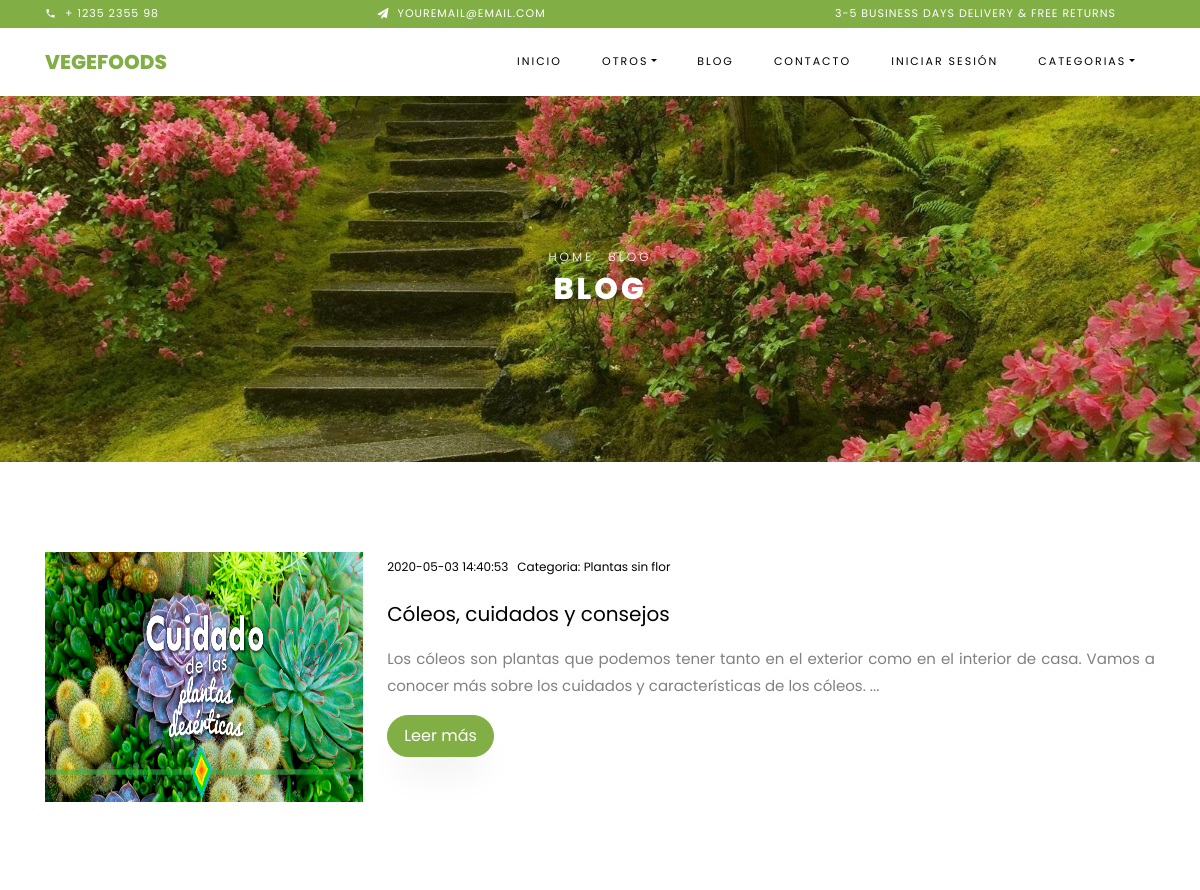
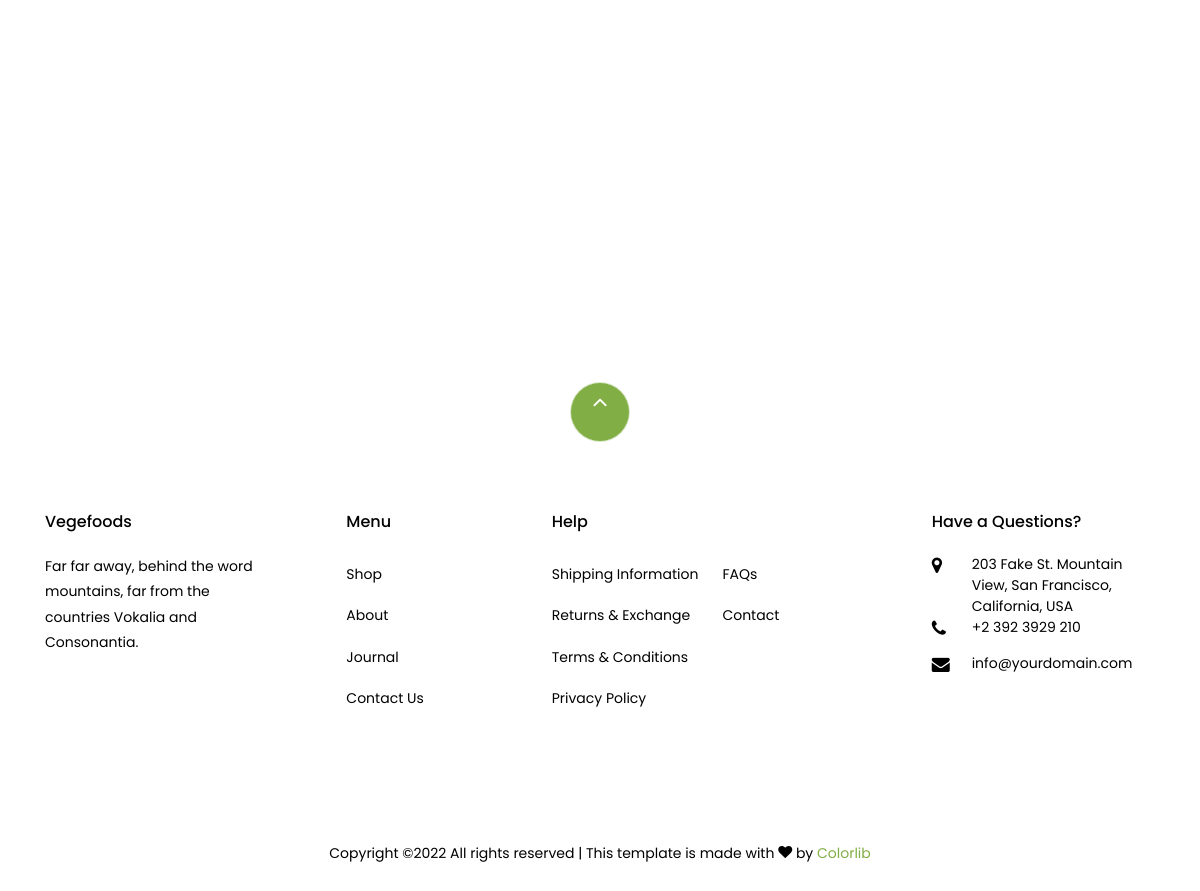
Screenshot of /blog.php with the database file from the repository (2 pictures, top to bottom).
### tables this page shows
CREATE TABLE `video` (
  `IDVideo` int(11) NOT NULL,
  `IDcategoria` int(11) NOT NULL,
  `Titulo` varchar(100) NOT NULL,
  `Descripcion` text NOT NULL,
  `url` varchar(250) NOT NULL,
  `FechaPublicado` datetime NOT NULL DEFAULT current_timestamp(),
  `img` varchar(100) NOT NULL DEFAULT 'image_1.jpg'
);

CREATE TABLE `categoria` (
  `IDcategoria` int(11) NOT NULL,
  `Nombre` varchar(100) NOT NULL,
  `Descripcion` text NOT NULL
);

### templates/head.php (called while the page is built, shortened)
<?php include 'main/mainModel.php';
	  include 'main/libreria.php';
	$obj = new mainModel();
?>

### main/mainModel.php (called while the page is built, shortened)
<?php
  class mainModel
  {
  	public function conectar()
  	{
  		try {
  			$con = new PDO(SGBD,Usuario,Pass);
  		} catch (PDOException $e) {
  			echo 'Falló la conexión: ' . $e->getMessage();
  		}
  		return $con;
  	}
  		public function ejecutar_consulta_simple($consulta)
		{
			try {
				$respuesta = mainModel::conectar()->prepare($consulta);
				$respuesta-> execute();
				return $respuesta;
			}
			catch  (PDOException $e) {
				echo 'Falló la conexión: ' . $e->getMessage();
			}
		}
  }
 ?>

### blog.php (the view, shortened to what this page needs)
<?php
include 'templates/head.php';?>
<?php include 'templates/MenuHorizontal.php'; ?>
    <div class="hero-wrap hero-bread" style="background-image: url('images/bg_1.jpg');">
      <div class="container">
        <div class="row no-gutters slider-text align-items-center justify-content-center">
          <div class="col-md-9 ftco-animate text-center">
          	<p class="breadcrumbs"><span class="mr-2"><a href="index.php">Home</a></span> <span>Blog</span></p>
            <h1 class="mb-0 bread">Blog</h1>
          </div>
        </div>
      </div>
    </div>
    <section class="ftco-section ftco-degree-bg">
      <div class="container">
        <div class="row">
          <div class="col-lg-12 ftco-animate">
			<div class="row">
 <?php
 	 $sql2 = "SELECT `IDVideo` , C.Nombre AS Categoria , `Titulo` ,V.`Descripcion` , `url` , `FechaPublicado` , img FROM video V INNER JOIN categoria C ON V.IDcategoria = C.IDcategoria ";
     $stmt2 = $obj->ejecutar_consulta_simple($sql2);
     	 while ($item2=$stmt2->fetch()){
            echo "<div class='col-md-12 d-flex ftco-animate'>
		            <div class='blog-entry align-self-stretch d-md-flex'>
		            <img src='Dashboard/img/".$item2['img']."' class='block-20'>
		              </a>
		              <div class='text d-block pl-md-4'>
		              	<div class='meta mb-3'>
		                  <div><a href='#'>".$item2['FechaPublicado']."</a></div>
		                  <div><a href='#'>Categoria: ".$item2['Categoria']."</a></div>
		                </div>
		                <h3 class='heading'><a href=''>".$item2['Titulo']."</a></h3>
		                <p style='text-align: justify;'>".substr($item2['Descripcion'], 0, 250)." ...</p>
		                <p><a href='blogDetalles.php?id=".$item2['IDVideo']."' class='btn btn-primary py-2 px-3'>Leer más</a></p>
		              </div>
		            </div>
		          </div>";
         }
 ?>
			</div>
          </div>
      </div>
  </div>
</section>
<?php include 'templates/script.php'; ?>

### rows the page displays
video: img (picture), FechaPublicado "2020-05-03 14:40:53", IDcategoria.Nombre "Plantas sin flor", Titulo "Cóleos, cuidados y consejos", Descripcion "Los cóleos son plantas que podemos tener tanto en el exterior como en el interior de casa. Vamos a conocer más sobre los cuidados y características de los cóleos."

### other values shown
$Texto "INICIO"
$Texto "BLOG"
$Texto "CONTACTO"
$Texto "INICIAR SESIÓN"
